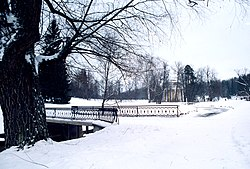
#> input picture test-images/good_global_better_local.jpg, 250 x 169 px, found by its file name
$ python Optimal_thresholding.py
#> lines starting #> are read from the running program, lines starting #| are printed output that depends on the picture; after the words box and inside, x2 and y2 are one past the last pixel; in counts of white or black regions, pixels touching at a corner belong together; long printed decimals are rounded
import cv2
import numpy as np


def optimal_threshold(image_path):
    # Load the image in grayscale mode
    image = cv2.imread(image_path, cv2.IMREAD_GRAYSCALE)
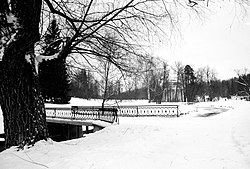
#> image: shape (169, 250); min 0, max 255, mean 163.9
    enhanced_image = cv2.convertScaleAbs(image, alpha=1, beta=0)  # needed to be adjusted for some images
    filtered_image = cv2.GaussianBlur(enhanced_image, (3, 3), 0)
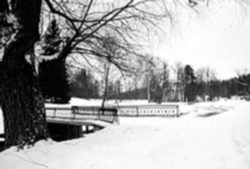
#> filtered_image: shape (169, 250); min 0, max 255, mean 163.9
    # Normalize the image to range [0, 1]
    # filtered_image = enhanced_image2 / np.max(enhanced_image2)
    # Get the height and width of the image
    height, width = filtered_image.shape
#> height = 169; width = 250
    # Get the indices of the four corners
    corners = [(0, 0), (0, width - 1), (height - 1, 0), (height - 1, width - 1)]
#> corners = [(0, 0), (0, 249), (168, 0), (168, 249)]
    # Initialize the lists for pixel values
    background = [filtered_image[y, x] for (y, x) in corners]
#> background = [3, 223, 206, 235]
    objects = [filtered_image[y, x] for y in range(height) for x in range(width) if (y, x) not in corners]
#> objects = 42246 items
    u_b = np.mean(background)
#> u_b = 166.8
    u_o = np.mean(objects)
#> u_o = 163.9
    # Initial threshold
    T = ((u_b + u_o) / 2)
#> T = 165.3
    print(f"initial T = {T} ")
#| initial T = 165.339
    while True:
        background = filtered_image[filtered_image < T]
        objects = filtered_image[filtered_image > T]
        if len(background) == 0:
            print(f"Empty background!")
            break
        if len(objects) == 0:
            print(f"Empty objects!")
            break
        u_b = np.mean(background)
        u_o = np.mean(objects)
        T_new = (u_b + u_o) / 2
        print(f"T_new = {T_new}")
        if T_new == T:
            break
        T = T_new
#> this loop made 6 passes
#> (u_b, u_o, T_new, T) on passes 1 to 5: (65.33, 231.1, 148.2, 148.2), (56.8, 227, 141.9, 141.9), (53.36, 225.3, 139.3, 139.3), (52.52, 224.8, 138.7, 138.7), (51.99, 224.5, 138.3, 138.3)
#> (u_b, u_o, T_new) on pass 6: (51.99, 224.5, 138.3)
#| T_new = 148.212
#| T_new = 141.910
#| T_new = 139.306
#| T_new = 138.662
#| T_new = 138.255
#| T_new = 138.255
    print(f"final T = {T}")
#| final T = 138.255
    # Apply thresholding using numpy indexing
    binary_image = np.where(filtered_image < T, 0, 255).astype(np.uint8)
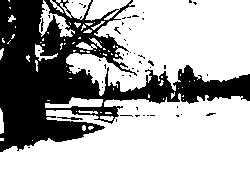
#> binary_image: shape (169, 250); 64.9% white; 55 black regions (52 under 20 px), largest, box (x1, y1, x2, y2) and area: (0, 0, 250, 152) 14544, (57, 117, 83, 120) 45, (41, 18, 44, 32) 22
    return binary_image


def local_optimal_thresholding(image_path, kernel_size):
    # Load the image in grayscale mode
    filtered_image = cv2.imread(image_path, cv2.IMREAD_GRAYSCALE)
    # enhanced_image = cv2.convertScaleAbs(image, alpha=0.9, beta=0)
    # filtered_image = cv2.GaussianBlur(enhanced_image, (3, 3), 0)
    # Get the height and width of the image
    height, width = filtered_image.shape
    # Initialize the output image
    binary_image = np.zeros_like(filtered_image)
    # kernel_size = 49
    # Calculate the amount of padding needed
    padding_height = kernel_size - (height % kernel_size)
    padding_width = kernel_size - (width % kernel_size)
    # Create a new array with padding
    padded_image = np.zeros((filtered_image.shape[0] + padding_height, filtered_image.shape[1] + padding_width))
    # Copy the original image into the padded image
    padded_image[:filtered_image.shape[0], :filtered_image.shape[1]] = filtered_image
    # Get the height and width of the padded image
    height2, width2 = padded_image.shape

    # Iterate over the image with a sliding window
    for y in range(0, height2 - kernel_size, kernel_size):
        for x in range(0, width2 - kernel_size, kernel_size):
            # Get the current patch
            patch = filtered_image[y:y + kernel_size, x:x + kernel_size]
            # Calculate the local threshold using optimal_threshold function
            binary_patch = optimal_threshold(patch)
            # Apply the local threshold to the patch
            binary_image[y:y + kernel_size, x:x + kernel_size] = binary_patch

    # Crop the binary image to the original size
    binary_image = binary_image[:height, :width]
    return binary_image


def builtin_optimal_threshold(image_path):
    # Load the image in grayscale mode
    image = cv2.imread(image_path, cv2.IMREAD_GRAYSCALE)
    # filtered_image = cv2.medianBlur(image, 5)
    filtered_image = cv2.GaussianBlur(image, (3, 3), 0)
    ret, th1 = cv2.threshold(filtered_image, 148, 255, cv2.THRESH_BINARY)
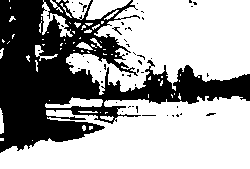
#> th1: shape (169, 250); 62.9% white; 51 black regions (49 under 20 px), largest, box (x1, y1, x2, y2) and area: (0, 0, 250, 153) 15406, (112, 27, 122, 35) 24
    return th1


def builtin_local_thresholding(image_path):
    # Load the image in grayscale mode
    image = cv2.imread(image_path, cv2.IMREAD_GRAYSCALE)
    # filtered_image = cv2.medianBlur(image, 3)
    th2 = cv2.adaptiveThreshold(image, 255, cv2.ADAPTIVE_THRESH_MEAN_C, cv2.THRESH_BINARY, 45, 2)
    return th2

# use the functions
# image_path = r'D:\SBME\SBE_3.2\CV\optimal_thre_input.jpg'
image_path = r'C:/Users/ashra/OneDrive/Documents/Filtering_and_Edge_Detection_Studio/test-images/good_global_better_local.jpg'
# image_path = r'D:\SBME\SBE_3.2\CV\Assignment1\Filtering_and_Edge_Detection_Studio\test-images\2.jpg'
# image_path = r'D:\SBME\SBE_3.2\CV\Assignment1\Filtering_and_Edge_Detection_Studio\test-images\6.jpg'
# image_path = (r'D:\SBME\SBE_3.2\CV\Assignment1\Filtering_and_Edge_Detection_Studio\test-images\bad_global_threshold.jpeg')

# Call the optimal_threshold function
binary_image = optimal_threshold(image_path)
# binary_image = local_optimal_thresholding(image_path)

# Built-in functions
thresh = builtin_optimal_threshold(r'C:/Users/ashra/OneDrive/Documents/Filtering_and_Edge_Detection_Studio/test-images/good_global_better_local.jpg')
# thresh = local_thresholding(r'D:\SBME\SBE_3.2\CV\Assignment1\Filtering_and_Edge_Detection_Studio\test-images\good_global_better_local.jpg')

# Display the thresholded image
cv2.imshow('Thresholded Image', binary_image)
cv2.imshow('Built-in Image', thresh)
cv2.waitKey(0)
cv2.destroyAllWindows()

$ run again, with test-images/2.jpg copied over test-images/good_global_better_local.jpg
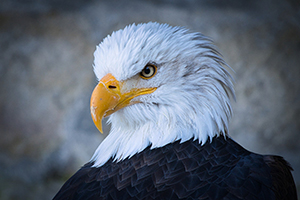
#> input picture test-images/2.jpg, 300 x 200 px, found by its file name
#> background = [54, 33, 61, 48]
#> objects = 59996 items
#> in optimal_threshold, `u_b = np.mean(background)`: u_b = 49
#> in optimal_threshold, `u_o = np.mean(objects)`: u_o = 100.5
#> in optimal_threshold, `T = ((u_b + u_o) / 2)`: T = 74.77
#| initial T = 74.767
#> the loop in optimal_threshold, `while True:` made 7 passes
#> (u_b, u_o, T_new, T) on passes 1 to 6: (41.86, 136.3, 89.07, 89.07), (49.02, 144.7, 96.88, 96.88), (51.95, 148.1, 100, 100), (53.92, 150.4, 102.1, 102.1), (54.87, 151.4, 103.2, 103.2), (55.35, 152, 103.7, 103.7)
#> (printed output is left out)
#| final T = 103.667
#> in optimal_threshold, `binary_image = np.where(filtered_image < T, 0, 255).astype(np.uint8)`:
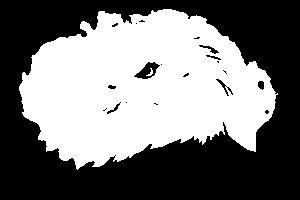
#> binary_image: shape (200, 300); 46.8% white; 2 white regions, box (x1, y1, x2, y2) and area: (19, 9, 278, 170) 28031, (146, 68, 153, 76) 22
#> in builtin_optimal_threshold, `ret, th1 = cv2.threshold(filtered_image, 148, 255, cv2.THRESH_BINARY)`:
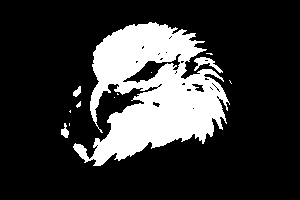
#> th1: shape (200, 300); 20.8% white; 12 white regions (7 under 20 px), largest, box (x1, y1, x2, y2) and area: (73, 22, 230, 166) 12158, (194, 57, 223, 73) 175, (61, 123, 69, 138) 70, (73, 86, 81, 97) 53, (76, 101, 81, 108) 20

$ run again, with test-images/6.jpg copied over test-images/good_global_better_local.jpg
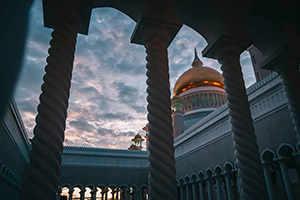
#> input picture test-images/6.jpg, 300 x 200 px, found by its file name
#> background = [17, 11, 19, 18]
#> objects = 59996 items
#> in optimal_threshold, `u_b = np.mean(background)`: u_b = 16.25
#> in optimal_threshold, `u_o = np.mean(objects)`: u_o = 66.89
#> in optimal_threshold, `T = ((u_b + u_o) / 2)`: T = 41.57
#| initial T = 41.569
#> the loop in optimal_threshold, `while True:` made 7 passes
#> (u_b, u_o, T_new, T) on passes 1 to 6: (26.77, 109.3, 68.06, 68.06), (32.72, 133.7, 83.22, 83.22), (35.71, 143.9, 89.79, 89.79), (36.77, 147.1, 91.92, 91.92), (37.04, 147.8, 92.44, 92.44), (37.16, 148.2, 92.66, 92.66)
#> (printed output is left out)
#| final T = 92.661
#> in optimal_threshold, `binary_image = np.where(filtered_image < T, 0, 255).astype(np.uint8)`:
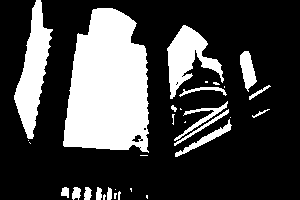
#> binary_image: shape (200, 300); 26.8% white; 32 white regions (16 under 20 px), largest, box (x1, y1, x2, y2) and area: (63, 8, 149, 153) 9684, (14, 0, 53, 139) 2514, (167, 25, 224, 99) 1802
#> in builtin_optimal_threshold, `ret, th1 = cv2.threshold(filtered_image, 148, 255, cv2.THRESH_BINARY)`:
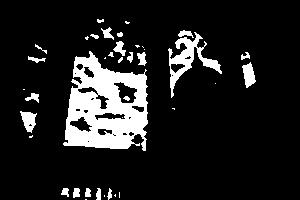
#> th1: shape (200, 300); 12.6% white; 39 white regions (17 under 20 px), largest, box (x1, y1, x2, y2) and area: (63, 51, 148, 151) 5157, (168, 32, 222, 98) 952, (242, 62, 256, 88) 222
